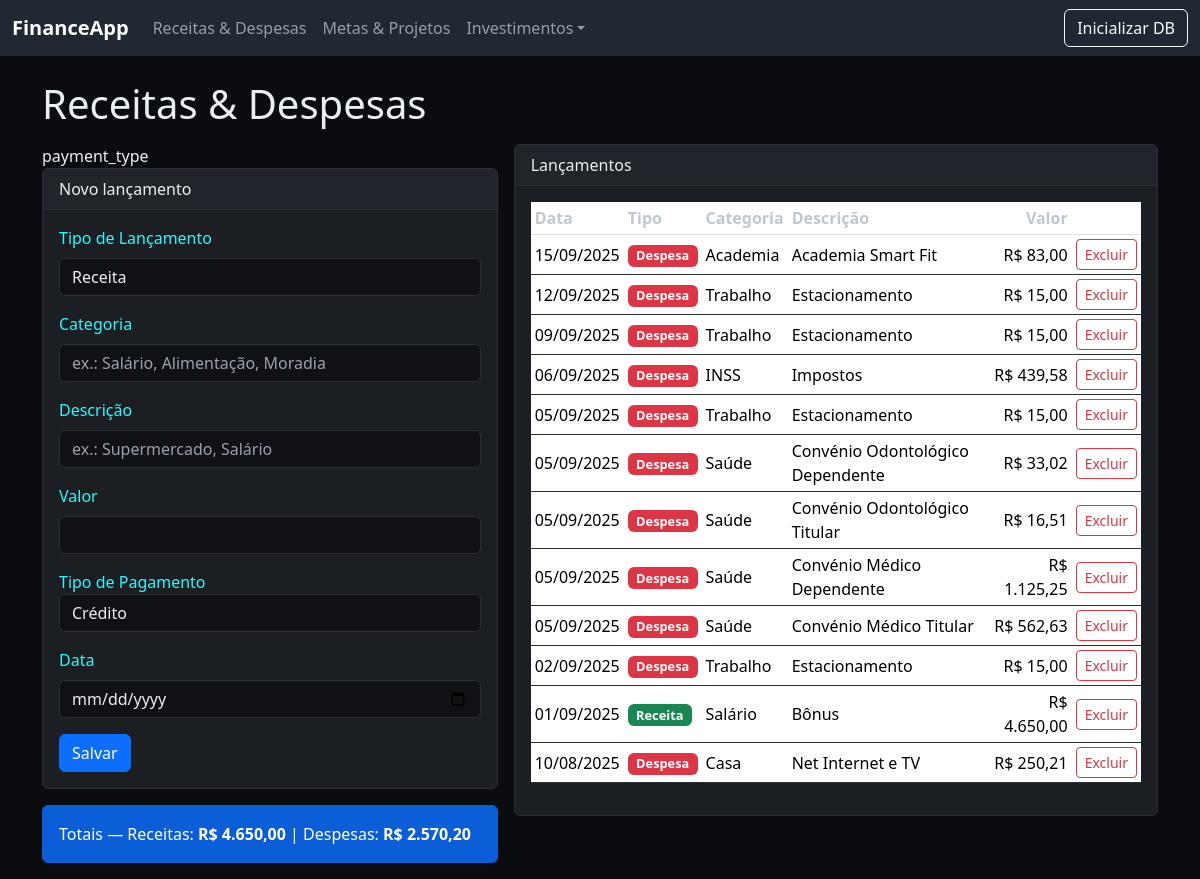
Screenshot of /transacoes with the database file from the repository.
### app.py (models this page shows)
class Transaction(db.Model):
    __tablename__ = 'transactions'
    id = db.Column(db.Integer, primary_key=True)
    tipo = db.Column(db.String(20), nullable=False)  # 'receita' ou 'despesa'
    categoria = db.Column(db.String(50), nullable=True)  # opcional (ex: alimentação, salário)
    descricao = db.Column(db.String(200), nullable=False)
    valor = db.Column(db.Float, nullable=False)
    data = db.Column(db.Date, nullable=False, default=datetime.utcnow)
    cd_payment_type = db.Column(db.Integer, nullable=True)

### app.py (the view, shortened to what this page needs)
@app.route('/transacoes', methods=['GET', 'POST'])
def transacoes():
    trans = Transaction.query.order_by(Transaction.data.desc(), Transaction.id.desc()).all()
    total_receitas = sum(t.valor for t in trans if t.tipo == 'receita')
    total_despesas = sum(t.valor for t in trans if t.tipo == 'despesa')
    payment_tp = payment_type.query.all()
    return render_template('transacoes.html', transacoes=trans,
                           total_receitas=total_receitas, total_despesas=total_despesas, payment_type=payment_tp,)

### app.py (called while the page is built)
def money(n):
    return f"R$ {n:,.2f}".replace(",", "X").replace(".", ",").replace("X", ".")

### templates/transacoes.html (shortened to what this page needs)
{% extends "base.html" %}
{% block content %}
<h1 class="mb-3">Receitas & Despesas</h1>
<div class="row g-3">
  <div class="col-md-5">payment_type
    <div class="card">
      <div class="card-header">Novo lançamento</div>
      <div class="card-body">
        <form method="post">
          <div class="mb-3">
            <label class="form-label">Tipo de Lançamento</label>
            <select class="form-select" name="tipo" required>
              <option value="receita">Receita</option>
            </select>
          </div>
          <div class="mb-3">
            <label class="form-label">Categoria</label>
            <input class="form-control" name="categoria" placeholder="ex.: Salário, Alimentação, Moradia">
          </div>
          <div class="mb-3">
            <label class="form-label">Descrição</label>
            <input class="form-control" name="descricao" required placeholder="ex.: Supermercado, Salário">
          </div>
          <div class="mb-3">
            <label class="form-label">Valor</label>
            <input type="number" step="0.01" class="form-control" name="valor" required>
          </div>
          <div class="mb-3">
            <label class="from-label">Tipo de Pagamento</label>
            <select  step="0.01" class="form-control" name="tipo_pagamento">
              {% for pay_tp in payment_type %}
              <option>{{ pay_tp.name_payment_type }}</option>
              {% endfor %}
            </select>
          </div>
          <div class="mb-3">
            <label class="form-label">Data</label>
            <input type="date" class="form-control" name="data">
          </div>
          <button class="btn btn-primary">Salvar</button>
        </form>
      </div>
    </div>
    <div class="mt-3">
      <div class="alert alert-info">Totais — Receitas: <strong>{{ total_receitas|money }}</strong> | Despesas: <strong>{{ total_despesas|money }}</strong></div>
    </div>
  </div>
  <div class="col-md-7">
    <div class="card">
      <div class="card-header">Lançamentos</div>
      <div class="card-body table-responsive">
        <table class="table table-sm align-middle">
          <thead><tr><th>Data</th><th>Tipo</th><th>Categoria</th><th>Descrição</th><th class="text-end">Valor</th><th></th></tr></thead>
          <tbody>
            {% for t in transacoes %}
            <tr>
              <td>{{ t.data.strftime('%d/%m/%Y') }}</td>
              <td><span class="badge {{ 'bg-success' if t.tipo=='receita' else 'bg-danger' }}">{{ t.tipo.title() }}</span></td>
              <td>{{ t.categoria or '-' }}</td>
              <td>{{ t.descricao }}</td>
              <td class="text-end">{{ t.valor|money }}</td>
              <td class="text-end">
                <form method="post" action="{{ url_for('excluir_transacao', tid=t.id) }}" onsubmit="return confirm('Excluir este lançamento?')">
                  <button class="btn btn-sm btn-outline-danger">Excluir</button>
                </form>
              </td>
            </tr>
            {% endfor %}
          </tbody>
        </table>
      </div>
    </div>
  </div>
</div>
{% endblock %}

### static/styles.css (style rules this page uses)
body { background: #0b0c10; color: #eaf0f1; }
.card { background: #1b1e23; border: 1px solid #2b2f36; color:#28fbfb }
.card-header { background: #21252b; color: #eaf0f1; border-bottom: 1px solid #2b2f36; }
.table { color: #eaf0f1; }
.table thead th { color: #bfc7cf; }
.table tbody tr { border-color: #2b2f36 }
.alert-info { background: #0b5ed7; border-color: #0b5ed7; color: #fff; }
.badge { font-size: .8rem; }
.btn-outline-danger { border-color: #dc3545; color: #dc3545; }
.form-control, .form-select { background: #0f1115; color: #eaf0f1; border: 1px solid #2b2f36; }
.form-control::placeholder { color: #9aa3ac; }

### rows the page displays
Transaction: data "15/09/2025", tipo "Despesa", categoria "Academia", descricao "Academia Smart Fit", valor "R$ 83,00"
Transaction: data "12/09/2025", tipo "Despesa", categoria "Trabalho", descricao "Estacionamento", valor "R$ 15,00"
Transaction: data "09/09/2025", tipo "Despesa", categoria "Trabalho", descricao "Estacionamento", valor "R$ 15,00"
Transaction: data "06/09/2025", tipo "Despesa", categoria "INSS", descricao "Impostos", valor "R$ 439,58"
Transaction: data "05/09/2025", tipo "Despesa", categoria "Trabalho", descricao "Estacionamento", valor "R$ 15,00"
Transaction: data "05/09/2025", tipo "Despesa", categoria "Saúde", descricao "Convénio Odontológico Dependente", valor "R$ 33,02"
Transaction: data "05/09/2025", tipo "Despesa", categoria "Saúde", descricao "Convénio Odontológico Titular", valor "R$ 16,51"
Transaction: data "05/09/2025", tipo "Despesa", categoria "Saúde", descricao "Convénio Médico Dependente", valor "R$ 1.125,25"
Transaction: data "05/09/2025", tipo "Despesa", categoria "Saúde", descricao "Convénio Médico Titular", valor "R$ 562,63"
Transaction: data "02/09/2025", tipo "Despesa", categoria "Trabalho", descricao "Estacionamento", valor "R$ 15,00"
Transaction: data "01/09/2025", tipo "Receita", categoria "Salário", descricao "Bônus", valor "R$ 4.650,00"
Transaction: data "10/08/2025", tipo "Despesa", categoria "Casa", descricao "Net Internet e TV", valor "R$ 250,21"

### other values shown
{{ total_receitas|money }} "R$ 4.650,00"
{{ total_despesas|money }} "R$ 2.570,20"
form field tipo_pagamento "Crédito"
